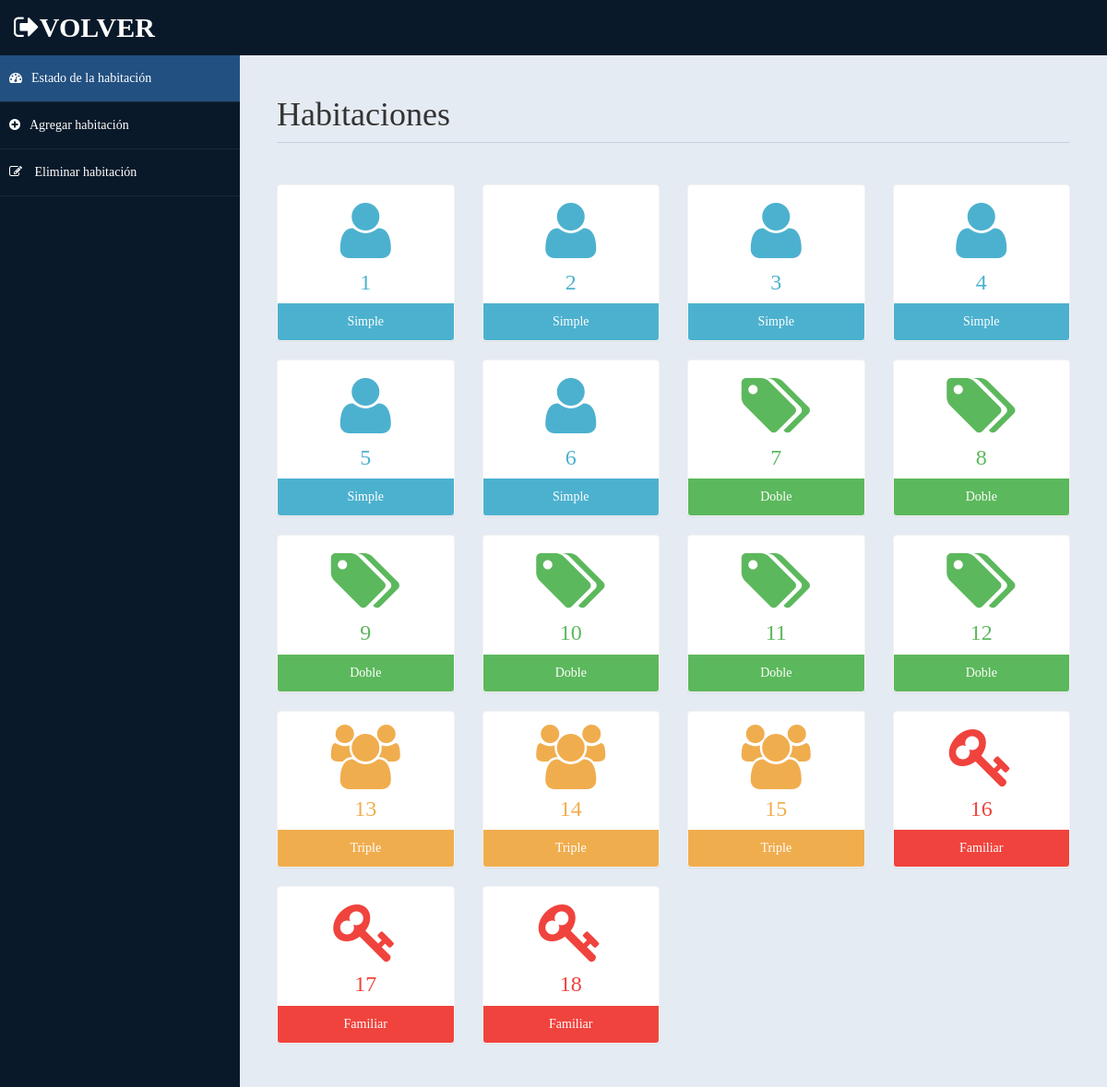
/admin/habitacion.php, run on the app's committed database.
### tables this page shows
CREATE TABLE `habitacion` (
  `Id` int(11) NOT NULL,
  `Nrohabitacion` int(11) NOT NULL,
  `Thabitacion` varchar(50) NOT NULL,
  `Estado` int(11) NOT NULL
);

### admin/habitacion.php (the view, shortened to what this page needs)
<!DOCTYPE html>
<html xmlns="http://www.w3.org/1999/xhtml">
<head>
    <link href="../assets/css/bootstrap.css" rel="stylesheet" />
    <link href="../assets/css/font-awesome.css" rel="stylesheet" />
    <link href="../assets/css/custom-styles.css" rel="stylesheet" />
</head>
<body>
    <div id="wrapper">
        <nav class="navbar navbar-default top-navbar" role="navigation">
            <div class="navbar-header">
                <a class="navbar-brand" href="../index.php"><i class="fa fa-sign-out" ></i>VOLVER </a>
            </div>
        </nav>
        <nav class="navbar-default navbar-side" role="navigation">
            <div class="sidebar-collapse">
                <ul class="nav" id="main-menu">
                    <li>
                        <a class="active-menu" href="habitacion.php"><i class="fa fa-dashboard"></i>Estado de la habitación
                        </a>
                    </li>
					<li>
                        <a  href="agregarHabitacion.php"><i class="fa fa-plus-circle"></i>Agregar habitación</a>
                    </li>
                    <li>
                        <a   href="eliminarHabitacion.php"><i class="fa fa-pencil-square-o"></i> Eliminar habitación
                        </a>
                    </li>
            </div>
        </nav>
        <div id="page-wrapper" >
            <div id="page-inner">
			 <div class="row">
                    <div class="col-md-12">
                        <h1 class="page-header">
                           Habitaciones
                        </h1>
                    </div>
                </div>
            <?php
						require('../conexion.php');
						$sql = "select * from habitacion";
						$re = mysqli_query($con,$sql)
				?>
                <div class="row">
				<?php
						while($row= mysqli_fetch_array($re))
						{
								$id = $row['Thabitacion'];
							if($id == "Simple")
							{
								echo"<div class='col-md-3 col-sm-12 col-xs-12'>
									<div class='panel panel-primary text-center no-boder bg-color-blue'>
										<div class='panel-body'>
											<i class='fa fa-user fa-5x'></i>
											<h3>".$row['Nrohabitacion']."</h3>
										</div>
										<div class='panel-footer back-footer-blue'>
											".$row['Thabitacion']."
										</div>
									</div>
								</div>";
							}else if ($id =="Doble")
                            {
                                echo"<div class='col-md-3 col-sm-12 col-xs-12'>
                                    <div class='panel panel-primary text-center no-boder bg-color-green'>
                                        <div class='panel-body'>
                                            <i class='fa fa-tags fa-5x'></i>
                                            <h3>".$row['Nrohabitacion']."</h3>
                                        </div>
                                        <div class='panel-footer back-footer-green'>
                                            ".$row['Thabitacion']."
                                        </div>
                                    </div>
                                </div>";
                            }
                            else if($id =="Triple")
                            {
                                echo"<div class='col-md-3 col-sm-12 col-xs-12'>
                                    <div class='panel panel-primary text-center no-boder bg-color-brown'>
                                        <div class='panel-body'>
                                            <i class='fa fa-users fa-5x'></i>
                                            <h3>".$row['Nrohabitacion']."</h3>
                                        </div>
                                        <div class='panel-footer back-footer-brown'>
                                            ".$row['Thabitacion']."
                                        </div>
                                    </div>
                                </div>";
                            }
                            else if($id =="Familiar")
                            {
                                echo"<div class='col-md-3 col-sm-12 col-xs-12'>
                                    <div class='panel panel-primary text-center no-boder bg-color-red'>
                                        <div class='panel-body'>
                                            <i class='fa fa-key fa-5x'></i>
                                            <h3>".$row['Nrohabitacion']."</h3>
                                        </div>
                                        <div class='panel-footer back-footer-red'>
                                            ".$row['Thabitacion']."
                                        </div>
                                    </div>
                                </div>";
                            }
						}
					?>
                </div>
            </div>
        </div>
</body>
</html>

### assets/css/custom-styles.css (style rules this page uses)
body { font-family: ‘Palatino Linotype’, ‘Book Antiqua’, Palatino, serif; }
#wrapper { width: 100%; background:#09192A; }
#page-wrapper { padding: 15px 15px; min-height: 600px; background:#E5EBF2; }
#page-inner { width:100%; margin:10px 20px 10px 0px; background-color:transparent; padding:10px; min-height:700px; }
.text-center { text-align:center; }
.no-boder { border:1px solid #f3f3f3; }
h1, .h1, h2, .h2, h3, .h3 { margin-top: 7px; margin-bottom: -5px; }
.page-header { padding-bottom: 9px; margin: 10px 0 45px; border-bottom: 1px solid #C7D1DD; }
.bg-color-green { background-color: #fff; color: #5cb85c; }
.bg-color-blue { background-color: #fff; color: #4CB1CF }
.bg-color-red { background-color: #fff; color:#F0433D; }
.bg-color-brown { background-color: #fff; color:#f0ad4e; }
.back-footer-green { background-color: #5cb85c; color:#fff; border-top: 0px solid #fff; }
.back-footer-red { background-color: #F0433D; color:#fff; border-top: 0px solid #fff; }
.back-footer-blue { background-color: #4CB1CF; color:#fff; border-top: 0px solid #fff; }
.back-footer-brown { background-color: #f0ad4e; color:#fff; border-top: 0px solid #fff; }
.top-navbar { margin:0px; }
.top-navbar .navbar-brand { color: #fff; width: 260px; text-align: left; height: 60px; font-size: 30px; font-weight: 700; text-transform: uppercase; line-height: 30px; }
.active-menu { background-color:#225081!important; }
.sidebar-collapse , .sidebar-collapse .nav { background:none; }
.sidebar-collapse .nav { padding:0; }
.sidebar-collapse .nav > li > a { color:#fff; background:transparent; text-shadow:none; }
.sidebar-collapse > .nav > li > a { padding:15px 10px; }
.sidebar-collapse > .nav > li { border-bottom: 1px solid rgba(107, 108, 109, 0.19); }
.navbar-side { border:none; background-color: transparent; }
.top-navbar { background:#09192A; border-bottom:none; }
.navbar-default { border:0px solid black; }
.navbar-header { background: #09192A; }
.nav > li > a > i { margin-right:10px; }
@media (min-width:768px) { #page-wrapper { margin: 0 0 0 260px; padding: 15px 30px; min-height: 700px; } }
@media (min-width:768px) { .navbar-side { z-index: 1; position: absolute; width: 260px; } }
@media (min-width:768px) { .navbar { border-radius: 0px; } }

### data on the page
habitacion: Nrohabitacion "1", Thabitacion "Simple"
habitacion: Nrohabitacion "2", Thabitacion "Simple"
habitacion: Nrohabitacion "3", Thabitacion "Simple"
habitacion: Nrohabitacion "4", Thabitacion "Simple"
habitacion: Nrohabitacion "5", Thabitacion "Simple"
habitacion: Nrohabitacion "6", Thabitacion "Simple"
habitacion: Nrohabitacion "7", Thabitacion "Doble"
habitacion: Nrohabitacion "8", Thabitacion "Doble"
habitacion: Nrohabitacion "9", Thabitacion "Doble"
habitacion: Nrohabitacion "10", Thabitacion "Doble"
habitacion: Nrohabitacion "11", Thabitacion "Doble"
habitacion: Nrohabitacion "12", Thabitacion "Doble"
habitacion: Nrohabitacion "13", Thabitacion "Triple"
habitacion: Nrohabitacion "14", Thabitacion "Triple"
habitacion: Nrohabitacion "15", Thabitacion "Triple"
habitacion: Nrohabitacion "16", Thabitacion "Familiar"
habitacion: Nrohabitacion "17", Thabitacion "Familiar"
habitacion: Nrohabitacion "18", Thabitacion "Familiar"
